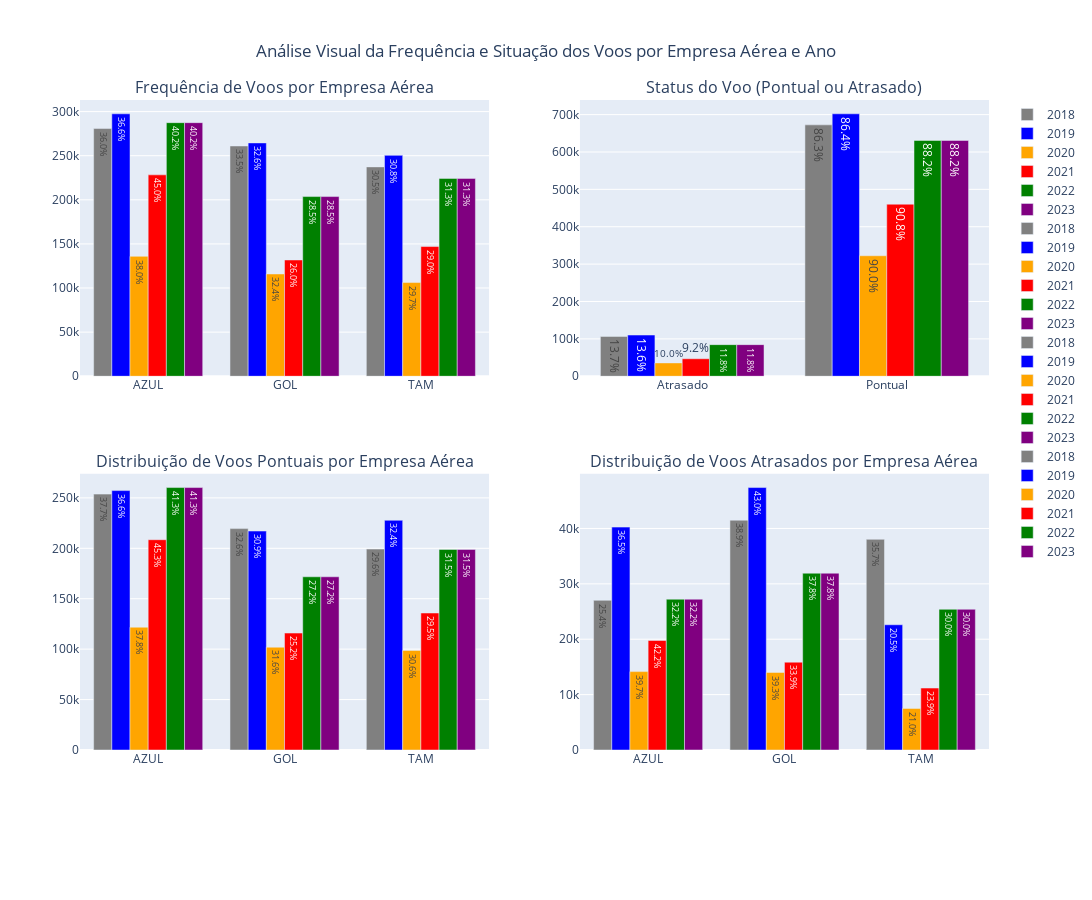

The notebook cell this image was saved under:
### Markdown cell above
# Status do voo

### Code cell
year_colors = {
    2018: 'grey',
    2019: 'blue',
    2020: 'orange',
    2021: 'red',
    2022: 'green',
    2023: 'purple'}



# Criando DataFrames do Spark para cada conjunto de dados a serem plotados, agora incluindo o agrupamento por ano.
df_frequencia = df.groupBy('nome_empresas', 'ano').count().orderBy('nome_empresas', F.col('count').desc())
df_situacao = df.groupBy('status_do_voo', 'ano').count().orderBy('status_do_voo', F.col('count').desc())
df_voos_realizados = df.filter(df['status_do_voo'] == 'Pontual').groupBy('nome_empresas', 'ano').count().orderBy('nome_empresas', F.col('count').desc())
df_voos_cancelados = df.filter(df['status_do_voo'] == 'Atrasado').groupBy('nome_empresas', 'ano').count().orderBy('nome_empresas', F.col('count').desc())

# Convertendo DataFrames do Spark para Pandas DataFrames.
df_frequencia_pandas = df_frequencia.toPandas()
df_situacao_pandas = df_situacao.toPandas()
df_voos_realizados_pandas = df_voos_realizados.toPandas()
df_voos_cancelados_pandas = df_voos_cancelados.toPandas()

# Adicionar os traços a todos os subgráficos, mas definir showlegend=False para todos, exceto o primeiro traço de cada ano.
years = sorted(df_frequencia_pandas['ano'].unique())

# Para df_frequencia_pandas, por exemplo
total_voos_por_ano = df_frequencia_pandas.groupby('ano')['count'].sum().reset_index()
total_voos_por_ano.rename(columns={'count': 'total_ano'}, inplace=True)
# Agora, vamos unir isso de volta ao DataFrame original para termos o total por ano na mesma tabela.
df_frequencia_pandas = df_frequencia_pandas.merge(total_voos_por_ano, on='ano')
# Finalmente, calculamos o percentual.
df_frequencia_pandas['percent'] = (df_frequencia_pandas['count'] / df_frequencia_pandas['total_ano']) * 100

## Replicando para outros gráficos
# Para df_situacao_pandas
total_situacao_por_ano = df_situacao_pandas.groupby('ano')['count'].sum().reset_index()
total_situacao_por_ano.rename(columns={'count': 'total_ano'}, inplace=True)
df_situacao_pandas = df_situacao_pandas.merge(total_situacao_por_ano, on='ano')
df_situacao_pandas['percent'] = (df_situacao_pandas['count'] / df_situacao_pandas['total_ano']) * 100

# Para df_voos_realizados_pandas
total_voos_realizados_por_ano = df_voos_realizados_pandas.groupby('ano')['count'].sum().reset_index()
total_voos_realizados_por_ano.rename(columns={'count': 'total_ano'}, inplace=True)
df_voos_realizados_pandas = df_voos_realizados_pandas.merge(total_voos_realizados_por_ano, on='ano')
df_voos_realizados_pandas['percent'] = (df_voos_realizados_pandas['count'] / df_voos_realizados_pandas['total_ano']) * 100

# Para df_voos_cancelados_pandas
total_voos_cancelados_por_ano = df_voos_cancelados_pandas.groupby('ano')['count'].sum().reset_index()
total_voos_cancelados_por_ano.rename(columns={'count': 'total_ano'}, inplace=True)
df_voos_cancelados_pandas = df_voos_cancelados_pandas.merge(total_voos_cancelados_por_ano, on='ano')
df_voos_cancelados_pandas['percent'] = (df_voos_cancelados_pandas['count'] / df_voos_cancelados_pandas['total_ano']) * 100

# Definindo a ordem e as cores para as companhias aéreas nos gráficos.
ordem = ['AZUL', 'GOL', 'TAM']
colors = {'AZUL': 'blue', 'GOL': 'orange', 'TAM': 'red'}

# Configurando um ambiente de plotagem com subgráficos.
fig = make_subplots(rows=2, cols=2, subplot_titles=(
    'Frequência de Voos por Empresa Aérea',
    'Status do Voo (Pontual ou Atrasado)',
    'Distribuição de Voos Pontuais por Empresa Aérea',
    'Distribuição de Voos Atrasados por Empresa Aérea'
), vertical_spacing=0.15)

# Adicionando gráficos de barra para df_frequencia_pandas com loop por ano e mostrando percentuais
for year in years:
    df_temp = df_frequencia_pandas[df_frequencia_pandas['ano'] == year]
    fig.add_trace(
        go.Bar(
            x=df_temp['nome_empresas'],
            y=df_temp['count'],
            text=df_temp['percent'].apply(lambda x: '{:.1f}%'.format(x)),
            textposition='auto',
            hoverinfo='text',
            hovertext=df_temp['percent'].apply(lambda x: '{:.1f}%'.format(x)),
            name=str(year),
            marker_color=year_colors[int(year)],
            showlegend=True  
        ),
        row=1, col=1
    )


# Adicionando gráficos de barra para cada DataFrame com loop por ano
# Para a situação dos voos
for year in years:
    df_temp = df_situacao_pandas[df_situacao_pandas['ano'] == year]
    fig.add_trace(
        go.Bar(
            x=df_temp['status_do_voo'],
            y=df_temp['count'],
            text=df_temp['percent'].apply(lambda x: '{:.1f}%'.format(x)),
            textposition='auto',
            hoverinfo='text',
            hovertext=df_temp['percent'].apply(lambda x: '{:.1f}%'.format(x)),
            name=str(year),
            marker_color=year_colors[int(year)],
            showlegend=True  
        ),
        row=1, col=2
    )

# Adicionando gráficos de barra para cada DataFrame com loop por ano
# Para os voos realizados
for year in years:
    df_temp = df_voos_realizados_pandas[df_voos_realizados_pandas['ano'] == year]
    fig.add_trace(
        go.Bar(
            x=df_temp['nome_empresas'],
            y=df_temp['count'],
            text=df_temp['percent'].apply(lambda x: '{:.1f}%'.format(x)),
            textposition='auto',
            hoverinfo='text',
            hovertext=df_temp['percent'].apply(lambda x: '{:.1f}%'.format(x)),
            name=str(year),
            marker_color=year_colors[int(year)],
            showlegend=True  
        ),
        row=2, col=1
    )

# Adicionando gráficos de barra para cada DataFrame com loop por ano

for year in years:
    df_temp = df_voos_cancelados_pandas[df_voos_cancelados_pandas['ano'] == year]
    fig.add_trace(
        go.Bar(
            x=df_temp['nome_empresas'],
            y=df_temp['count'],
            text=df_temp['percent'].apply(lambda x: '{:.1f}%'.format(x)),
            textposition='auto',
            hoverinfo='text',
            hovertext=df_temp['percent'].apply(lambda x: '{:.1f}%'.format(x)),
            name=str(year),
            marker_color=year_colors[int(year)],
            showlegend=True),
            row=2, col=2)

# Ajustando o layout geral
fig_width = 1200  # Aumentando a largura do gráfico
fig_height_per_subplot = 400  # Aumentando a altura do gráfico por subgráfico

fig.update_layout(
    width=fig_width, 
    height=fig_height_per_subplot * 2 + 100,  # Adicionando espaço extra para a legenda
    showlegend=True,
    legend=dict(
        orientation='v',  # 
        #xanchor='center',  # Centraliza a legenda no espaço disponível
        #x=0.5,  # Posiciona a legenda no centro do layout
        #y=-0.1  # Posiciona a legenda abaixo dos subgráficos
    ),
    title=dict(
        text='Análise Visual da Frequência e Situação dos Voos por Empresa Aérea e Ano',
        x=0.5,  # Centraliza o título no meio do layout
        xanchor='center',  # Ancora o título no centro
        y=0.95  # Ajusta a posição vertical do título
    ),
    margin=dict(b=150)  # Ajusta a margem inferior para dar espaço à legenda
)

# Mostrando o gráfico
fig.show()

### Figure 1 — Plotly figure (JSON) as saved in the notebook; plotly's stock layout.template omitted (floating-point values rounded to 4 significant figures)
{"data": [{"hoverinfo": "text", "hovertext": ["36.0%", "33.5%", "30.5%"], "marker": {"color": "grey"}, "name": "2018", "showlegend": true, "text": ["36.0%", "33.5%", "30.5%"], "textposition": "auto", "type": "bar", "x": ["AZUL", "GOL", "TAM"], "xaxis": "x", "y": [280759, 261004, 237301], "yaxis": "y"}, {"hoverinfo": "text", "hovertext": ["36.6%", "32.6%", "30.8%"], "marker": {"color": "blue"}, "name": "2019", "showlegend": true, "text": ["36.6%", "32.6%", "30.8%"], "textposition": "auto", "type": "bar", "x": ["AZUL", "GOL", "TAM"], "xaxis": "x", "y": [297469, 264481, 250389], "yaxis": "y"}, {"hoverinfo": "text", "hovertext": ["38.0%", "32.4%", "29.7%"], "marker": {"color": "orange"}, "name": "2020", "showlegend": true, "text": ["38.0%", "32.4%", "29.7%"], "textposition": "auto", "type": "bar", "x": ["AZUL", "GOL", "TAM"], "xaxis": "x", "y": [135912, 115939, 106194], "yaxis": "y"}, {"hoverinfo": "text", "hovertext": ["45.0%", "26.0%", "29.0%"], "marker": {"color": "red"}, "name": "2021", "showlegend": true, "text": ["45.0%", "26.0%", "29.0%"], "textposition": "auto", "type": "bar", "x": ["AZUL", "GOL", "TAM"], "xaxis": "x", "y": [228288, 131807, 147022], "yaxis": "y"}, {"hoverinfo": "text", "hovertext": ["40.2%", "28.5%", "31.3%"], "marker": {"color": "green"}, "name": "2022", "showlegend": true, "text": ["40.2%", "28.5%", "31.3%"], "textposition": "auto", "type": "bar", "x": ["AZUL", "GOL", "TAM"], "xaxis": "x", "y": [287456, 203670, 224276], "yaxis": "y"}, {"hoverinfo": "text", "hovertext": ["40.2%", "28.5%", "31.3%"], "marker": {"color": "purple"}, "name": "2023", "showlegend": true, "text": ["40.2%", "28.5%", "31.3%"], "textposition": "auto", "type": "bar", "x": ["AZUL", "GOL", "TAM"], "xaxis": "x", "y": [287456, 203670, 224276], "yaxis": "y"}, {"hoverinfo": "text", "hovertext": ["13.7%", "86.3%"], "marker": {"color": "grey"}, "name": "2018", "showlegend": true, "text": ["13.7%", "86.3%"], "textposition": "auto", "type": "bar", "x": ["Atrasado", "Pontual"], "xaxis": "x2", "y": [106555, 672509], "yaxis": "y2"}, {"hoverinfo": "text", "hovertext": ["13.6%", "86.4%"], "marker": {"color": "blue"}, "name": "2019", "showlegend": true, "text": ["13.6%", "86.4%"], "textposition": "auto", "type": "bar", "x": ["Atrasado", "Pontual"], "xaxis": "x2", "y": [110242, 702097], "yaxis": "y2"}, {"hoverinfo": "text", "hovertext": ["10.0%", "90.0%"], "marker": {"color": "orange"}, "name": "2020", "showlegend": true, "text": ["10.0%", "90.0%"], "textposition": "auto", "type": "bar", "x": ["Atrasado", "Pontual"], "xaxis": "x2", "y": [35667, 322378], "yaxis": "y2"}, {"hoverinfo": "text", "hovertext": ["9.2%", "90.8%"], "marker": {"color": "red"}, "name": "2021", "showlegend": true, "text": ["9.2%", "90.8%"], "textposition": "auto", "type": "bar", "x": ["Atrasado", "Pontual"], "xaxis": "x2", "y": [46810, 460307], "yaxis": "y2"}, {"hoverinfo": "text", "hovertext": ["11.8%", "88.2%"], "marker": {"color": "green"}, "name": "2022", "showlegend": true, "text": ["11.8%", "88.2%"], "textposition": "auto", "type": "bar", "x": ["Atrasado", "Pontual"], "xaxis": "x2", "y": [84559, 630843], "yaxis": "y2"}, {"hoverinfo": "text", "hovertext": ["11.8%", "88.2%"], "marker": {"color": "purple"}, "name": "2023", "showlegend": true, "text": ["11.8%", "88.2%"], "textposition": "auto", "type": "bar", "x": ["Atrasado", "Pontual"], "xaxis": "x2", "y": [84559, 630843], "yaxis": "y2"}, {"hoverinfo": "text", "hovertext": ["37.7%", "32.6%", "29.6%"], "marker": {"color": "grey"}, "name": "2018", "showlegend": true, "text": ["37.7%", "32.6%", "29.6%"], "textposition": "auto", "type": "bar", "x": ["AZUL", "GOL", "TAM"], "xaxis": "x3", "y": [253737, 219513, 199259], "yaxis": "y3"}, {"hoverinfo": "text", "hovertext": ["36.6%", "30.9%", "32.4%"], "marker": {"color": "blue"}, "name": "2019", "showlegend": true, "text": ["36.6%", "30.9%", "32.4%"], "textposition": "auto", "type": "bar", "x": ["AZUL", "GOL", "TAM"], "xaxis": "x3", "y": [257225, 217097, 227775], "yaxis": "y3"}, {"hoverinfo": "text", "hovertext": ["37.8%", "31.6%", "30.6%"], "marker": {"color": "orange"}, "name": "2020", "showlegend": true, "text": ["37.8%", "31.6%", "30.6%"], "textposition": "auto", "type": "bar", "x": ["AZUL", "GOL", "TAM"], "xaxis": "x3", "y": [121756, 101933, 98689], "yaxis": "y3"}, {"hoverinfo": "text", "hovertext": ["45.3%", "25.2%", "29.5%"], "marker": {"color": "red"}, "name": "2021", "showlegend": true, "text": ["45.3%", "25.2%", "29.5%"], "textposition": "auto", "type": "bar", "x": ["AZUL", "GOL", "TAM"], "xaxis": "x3", "y": [208520, 115947, 135840], "yaxis": "y3"}, {"hoverinfo": "text", "hovertext": ["41.3%", "27.2%", "31.5%"], "marker": {"color": "green"}, "name": "2022", "showlegend": true, "text": ["41.3%", "27.2%", "31.5%"], "textposition": "auto", "type": "bar", "x": ["AZUL", "GOL", "TAM"], "xaxis": "x3", "y": [260225, 171747, 198871], "yaxis": "y3"}, {"hoverinfo": "text", "hovertext": ["41.3%", "27.2%", "31.5%"], "marker": {"color": "purple"}, "name": "2023", "showlegend": true, "text": ["41.3%", "27.2%", "31.5%"], "textposition": "auto", "type": "bar", "x": ["AZUL", "GOL", "TAM"], "xaxis": "x3", "y": [260225, 171747, 198871], "yaxis": "y3"}, {"hoverinfo": "text", "hovertext": ["25.4%", "38.9%", "35.7%"], "marker": {"color": "grey"}, "name": "2018", "showlegend": true, "text": ["25.4%", "38.9%", "35.7%"], "textposition": "auto", "type": "bar", "x": ["AZUL", "GOL", "TAM"], "xaxis": "x4", "y": [27022, 41491, 38042], "yaxis": "y4"}, {"hoverinfo": "text", "hovertext": ["36.5%", "43.0%", "20.5%"], "marker": {"color": "blue"}, "name": "2019", "showlegend": true, "text": ["36.5%", "43.0%", "20.5%"], "textposition": "auto", "type": "bar", "x": ["AZUL", "GOL", "TAM"], "xaxis": "x4", "y": [40244, 47384, 22614], "yaxis": "y4"}, {"hoverinfo": "text", "hovertext": ["39.7%", "39.3%", "21.0%"], "marker": {"color": "orange"}, "name": "2020", "showlegend": true, "text": ["39.7%", "39.3%", "21.0%"], "textposition": "auto", "type": "bar", "x": ["AZUL", "GOL", "TAM"], "xaxis": "x4", "y": [14156, 14006, 7505], "yaxis": "y4"}, {"hoverinfo": "text", "hovertext": ["42.2%", "33.9%", "23.9%"], "marker": {"color": "red"}, "name": "2021", "showlegend": true, "text": ["42.2%", "33.9%", "23.9%"], "textposition": "auto", "type": "bar", "x": ["AZUL", "GOL", "TAM"], "xaxis": "x4", "y": [19768, 15860, 11182], "yaxis": "y4"}, {"hoverinfo": "text", "hovertext": ["32.2%", "37.8%", "30.0%"], "marker": {"color": "green"}, "name": "2022", "showlegend": true, "text": ["32.2%", "37.8%", "30.0%"], "textposition": "auto", "type": "bar", "x": ["AZUL", "GOL", "TAM"], "xaxis": "x4", "y": [27231, 31923, 25405], "yaxis": "y4"}, {"hoverinfo": "text", "hovertext": ["32.2%", "37.8%", "30.0%"], "marker": {"color": "purple"}, "name": "2023", "showlegend": true, "text": ["32.2%", "37.8%", "30.0%"], "textposition": "auto", "type": "bar", "x": ["AZUL", "GOL", "TAM"], "xaxis": "x4", "y": [27231, 31923, 25405], "yaxis": "y4"}], "layout": {"annotations": [{"font": {"size": 16}, "showarrow": false, "text": "Frequência de Voos por Empresa Aérea", "x": 0.225, "xanchor": "center", "xref": "paper", "y": 1, "yanchor": "bottom", "yref": "paper"}, {"font": {"size": 16}, "showarrow": false, "text": "Status do Voo (Pontual ou Atrasado)", "x": 0.775, "xanchor": "center", "xref": "paper", "y": 1, "yanchor": "bottom", "yref": "paper"}, {"font": {"size": 16}, "showarrow": false, "text": "Distribuição de Voos Pontuais por Empresa Aérea", "x": 0.225, "xanchor": "center", "xref": "paper", "y": 0.425, "yanchor": "bottom", "yref": "paper"}, {"font": {"size": 16}, "showarrow": false, "text": "Distribuição de Voos Atrasados por Empresa Aérea", "x": 0.775, "xanchor": "center", "xref": "paper", "y": 0.425, "yanchor": "bottom", "yref": "paper"}], "height": 900, "legend": {"orientation": "v"}, "margin": {"b": 150}, "showlegend": true, "title": {"text": "Análise Visual da Frequência e Situação dos Voos por Empresa Aérea e Ano", "x": 0.5, "xanchor": "center", "y": 0.95}, "width": 1200, "xaxis": {"anchor": "y", "autorange": true, "domain": [0, 0.45], "range": [-0.5, 2.5], "type": "category"}, "xaxis2": {"anchor": "y2", "autorange": true, "domain": [0.55, 1], "range": [-0.5, 1.5], "type": "category"}, "xaxis3": {"anchor": "y3", "autorange": true, "domain": [0, 0.45], "range": [-0.5, 2.5], "type": "category"}, "xaxis4": {"anchor": "y4", "autorange": true, "domain": [0.55, 1], "range": [-0.5, 2.5], "type": "category"}, "yaxis": {"anchor": "x", "autorange": true, "domain": [0.575, 1], "range": [0, 313100.0], "type": "linear"}, "yaxis2": {"anchor": "x2", "autorange": true, "domain": [0.575, 1], "range": [0, 739000.0], "type": "linear"}, "yaxis3": {"anchor": "x3", "autorange": true, "domain": [0, 0.425], "range": [0, 273900.0], "type": "linear"}, "yaxis4": {"anchor": "x4", "autorange": true, "domain": [0, 0.425], "range": [0, 49880.0], "type": "linear"}}}
